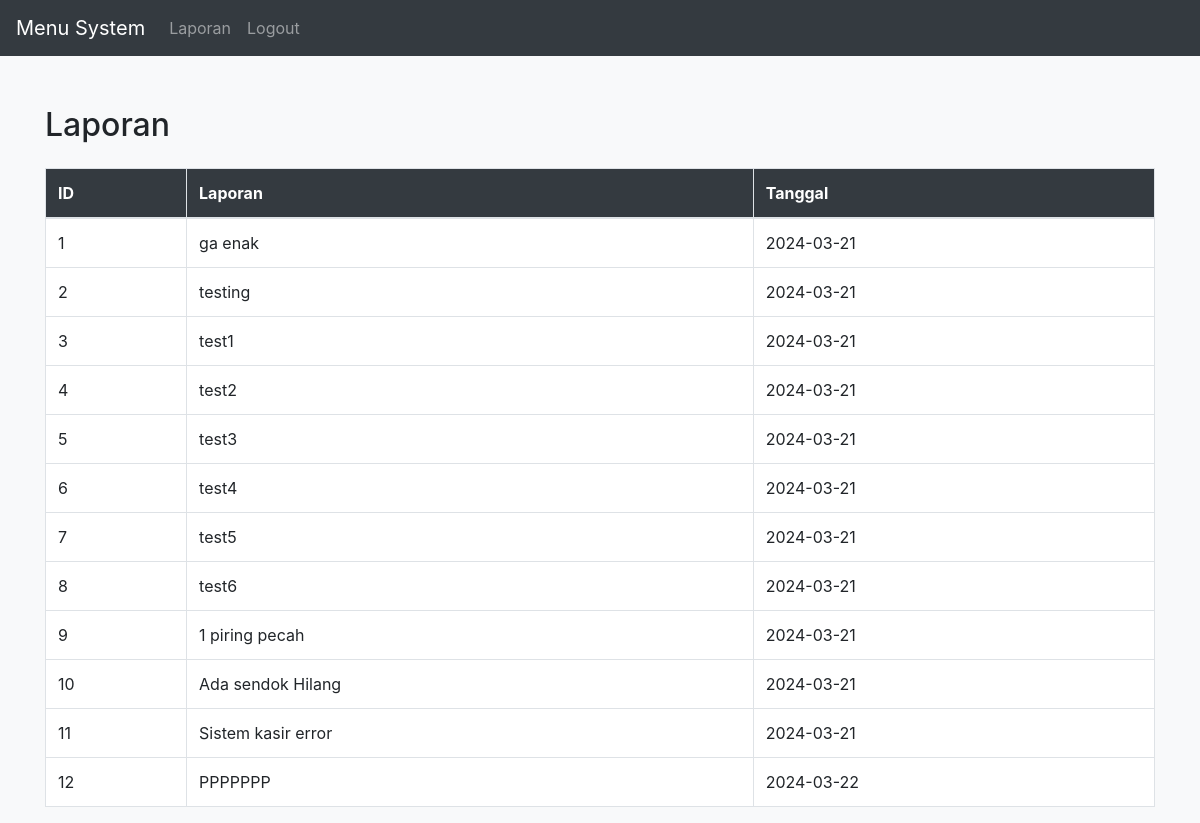
The page /owner/index.php on the database its author committed.
### tables this page shows
CREATE TABLE `laporan` (
  `id` int(11) NOT NULL,
  `laporan` varchar(500) NOT NULL,
  `tanggal` date NOT NULL
);

### owner/index.php (the view, shortened to what this page needs)
<?php
$conn = connectToDatabase();
$sql = "SELECT * FROM laporan";
$result = $conn->query($sql);
?>
<!DOCTYPE html>
<html lang="en">
<head>
    <link href="https://maxcdn.bootstrapcdn.com/bootstrap/4.5.2/css/bootstrap.min.css" rel="stylesheet">
</head>
<body>
<?php include 'navbar.php'; ?>
    <div class="container">
        <h2 class="mb-4">Laporan</h2>
        <table class="table table-bordered">
            <thead>
                <tr>
                    <th>ID</th>
                    <th>Laporan</th>
                    <th>Tanggal</th>
                </tr>
            </thead>
            <tbody>
                <?php while ($row = $result->fetch_assoc()): ?>
                    <tr>
                        <td><?php echo $row['id']; ?></td>
                        <td><?php echo $row['laporan']; ?></td>
                        <td><?php echo $row['tanggal']; ?></td>
                    </tr>
                <?php endwhile; ?>
            </tbody>
        </table>
    </div>
</body>
</html>

### owner/navbar.php (shortened to what this page needs)
<nav class="navbar navbar-expand-lg navbar-dark bg-dark">
    <a class="navbar-brand" href="#">Menu System</a>
    <div class="collapse navbar-collapse" id="navbarSupportedContent">
        <ul class="navbar-nav mr-auto">
            <li class="nav-item">
                <a class="nav-link" href="#">Laporan</a>
            </li>
            <li class="nav-item">
                <a class="nav-link" href="../logout.php">Logout</a>
            </li>
        </ul>
    </div>
</nav>

### owner/index.php (style rules this page uses)
body { background-color: #f8f9fa; color: #212529; }
.container { margin-top: 50px; }
table { background-color: #fff; }
th, td { border: 1px solid #dee2e6; padding: 8px; text-align: left; }
th { background-color: #343a40; color: #fff; }

### rows shown on the page
laporan: id "1", laporan "ga enak", tanggal "2024-03-21"
laporan: id "2", laporan "testing", tanggal "2024-03-21"
laporan: id "3", laporan "test1", tanggal "2024-03-21"
laporan: id "4", laporan "test2", tanggal "2024-03-21"
laporan: id "5", laporan "test3", tanggal "2024-03-21"
laporan: id "6", laporan "test4", tanggal "2024-03-21"
laporan: id "7", laporan "test5", tanggal "2024-03-21"
laporan: id "8", laporan "test6", tanggal "2024-03-21"
laporan: id "9", laporan "1 piring pecah", tanggal "2024-03-21"
laporan: id "10", laporan "Ada sendok Hilang", tanggal "2024-03-21"
laporan: id "11", laporan "Sistem kasir error", tanggal "2024-03-21"
laporan: id "12", laporan "PPPPPPP", tanggal "2024-03-22"
